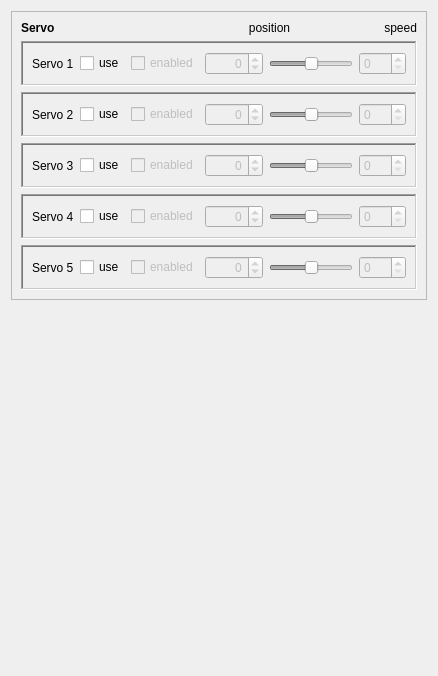
       <widget class="QWidget" name="tab_servo">
        <attribute name="title">
         <string>Servo</string>
        </attribute>
        <layout class="QGridLayout" name="gridLayout_20">
         <item row="0" column="0">
          <widget class="QFrame" name="frame_13">
           <property name="frameShape">
            <enum>QFrame::StyledPanel</enum>
           </property>
           <property name="frameShadow">
            <enum>QFrame::Raised</enum>
           </property>
           <layout class="QGridLayout" name="gridLayout_19">
            <item row="0" column="0">
             <widget class="QLabel" name="label_38">
              <property name="font">
               <font>
                <weight>75</weight>
                <bold>true</bold>
               </font>
              </property>
              <property name="text">
               <string>Servo</string>
              </property>
             </widget>
            </item>
            <item row="1" column="0" colspan="4">
             <widget class="QFrame" name="frame_15">
              <property name="frameShape">
               <enum>QFrame::WinPanel</enum>
              </property>
              <property name="frameShadow">
               <enum>QFrame::Sunken</enum>
              </property>
              <layout class="QGridLayout" name="gridLayout_21">
               <item row="0" column="0">
                <widget class="QLabel" name="label_servo_1">
                 <property name="text">
                  <string>Servo 1</string>
                 </property>
                </widget>
               </item>
               <item row="0" column="1">
                <widget class="QCheckBox" name="checkBox_servo1_use">
                 <property name="toolTip">
                  <string>Manuel control from this GUI</string>
                 </property>
                 <property name="text">
                  <string>use</string>
                 </property>
                </widget>
               </item>
               <item row="0" column="2">
                <widget class="QCheckBox" name="checkBox_servo1">
                 <property name="enabled">
                  <bool>false</bool>
                 </property>
                 <property name="toolTip">
                  <string>&lt;html&gt;&lt;head/&gt;&lt;body&gt;&lt;p&gt;Check to start servo control&lt;/p&gt;&lt;/body&gt;&lt;/html&gt;</string>
                 </property>
                 <property name="text">
                  <string>enabled</string>
                 </property>
                </widget>
               </item>
               <item row="0" column="3">
                <widget class="QSpinBox" name="servo_value_1">
                 <property name="enabled">
                  <bool>false</bool>
                 </property>
                 <property name="sizePolicy">
                  <sizepolicy hsizetype="Expanding" vsizetype="Fixed">
                   <horstretch>0</horstretch>
                   <verstretch>0</verstretch>
                  </sizepolicy>
                 </property>
                 <property name="maximumSize">
                  <size>
                   <width>70</width>
                   <height>16777215</height>
                  </size>
                 </property>
                 <property name="toolTip">
                  <string>&lt;html&gt;&lt;head/&gt;&lt;body&gt;&lt;p&gt;Servo value in a -500 to 500 scale for 1 - 2 ms. &lt;/p&gt;&lt;p&gt;Allowed values are -1000 to + 1000.&lt;/p&gt;&lt;/body&gt;&lt;/html&gt;</string>
                 </property>
                 <property name="alignment">
                  <set>Qt::AlignRight|Qt::AlignTrailing|Qt::AlignVCenter</set>
                 </property>
                 <property name="minimum">
                  <number>-1000</number>
                 </property>
                 <property name="maximum">
                  <number>1000</number>
                 </property>
                 <property name="singleStep">
                  <number>25</number>
                 </property>
                </widget>
               </item>
               <item row="0" column="4">
                <widget class="QSlider" name="horizontalSlider_servo1">
                 <property name="enabled">
                  <bool>false</bool>
                 </property>
                 <property name="minimum">
                  <number>-1000</number>
                 </property>
                 <property name="maximum">
                  <number>1000</number>
                 </property>
                 <property name="singleStep">
                  <number>25</number>
                 </property>
                 <property name="pageStep">
                  <number>100</number>
                 </property>
                 <property name="orientation">
                  <enum>Qt::Horizontal</enum>
                 </property>
                </widget>
               </item>
               <item row="0" column="5">
                <widget class="QSpinBox" name="servo1_vel">
                 <property name="enabled">
                  <bool>false</bool>
                 </property>
                 <property name="toolTip">
                  <string>&lt;html&gt;&lt;head/&gt;&lt;body&gt;&lt;p&gt;Servo velocity&lt;br/&gt;Range is -1000 to + 1000, approx 0.7ms to 2.2 ms PWM.&lt;br/&gt;0 is full speed&lt;br/&gt;1 is 1 us PWM change in one second (extreemly slow)&lt;br/&gt;50 is 50 us change in 1 second (slow)&lt;br/&gt;300 is 300 us change in 1 second (moderate) - 6 seconds side to side&lt;br/&gt;999 is max controlled speed ~ 2 seconds side to side&lt;/p&gt;&lt;/body&gt;&lt;/html&gt;</string>
                 </property>
                 <property name="maximum">
                  <number>999</number>
                 </property>
                 <property name="singleStep">
                  <number>25</number>
                 </property>
                </widget>
               </item>
              </layout>
             </widget>
            </item>
            <item row="2" column="0" colspan="4">
             <widget class="QFrame" name="frame_17">
              <property name="frameShape">
               <enum>QFrame::WinPanel</enum>
              </property>
              <property name="frameShadow">
               <enum>QFrame::Sunken</enum>
              </property>
              <layout class="QHBoxLayout" name="horizontalLayout_6">
               <item>
                <widget class="QLabel" name="label_servo_2">
                 <property name="text">
                  <string>Servo 2</string>
                 </property>
                </widget>
               </item>
               <item>
                <widget class="QCheckBox" name="checkBox_servo2_use">
                 <property name="toolTip">
                  <string>Manuel control from this GUI</string>
                 </property>
                 <property name="text">
                  <string>use</string>
                 </property>
                </widget>
               </item>
               <item>
                <widget class="QCheckBox" name="checkBox_servo2">
                 <property name="enabled">
                  <bool>false</bool>
                 </property>
                 <property name="toolTip">
                  <string>Check to start servo control</string>
                 </property>
                 <property name="text">
                  <string>enabled</string>
                 </property>
                </widget>
               </item>
               <item>
                <widget class="QSpinBox" name="servo_value_2">
                 <property name="enabled">
                  <bool>false</bool>
                 </property>
                 <property name="sizePolicy">
                  <sizepolicy hsizetype="Expanding" vsizetype="Fixed">
                   <horstretch>0</horstretch>
                   <verstretch>0</verstretch>
                  </sizepolicy>
                 </property>
                 <property name="maximumSize">
                  <size>
                   <width>70</width>
                   <height>16777215</height>
                  </size>
                 </property>
                 <property name="toolTip">
                  <string>Servo position -1000 to 1000</string>
                 </property>
                 <property name="alignment">
                  <set>Qt::AlignRight|Qt::AlignTrailing|Qt::AlignVCenter</set>
                 </property>
                 <property name="minimum">
                  <number>-1000</number>
                 </property>
                 <property name="maximum">
                  <number>1000</number>
                 </property>
                 <property name="singleStep">
                  <number>25</number>
                 </property>
                 <property name="value">
                  <number>0</number>
                 </property>
                </widget>
               </item>
               <item>
                <widget class="QSlider" name="horizontalSlider_servo2">
                 <property name="enabled">
                  <bool>false</bool>
                 </property>
                 <property name="minimum">
                  <number>-1000</number>
                 </property>
                 <property name="maximum">
                  <number>1000</number>
                 </property>
                 <property name="singleStep">
                  <number>25</number>
                 </property>
                 <property name="pageStep">
                  <number>100</number>
                 </property>
                 <property name="orientation">
                  <enum>Qt::Horizontal</enum>
                 </property>
                </widget>
               </item>
               <item>
                <widget class="QSpinBox" name="servo2_vel">
                 <property name="enabled">
                  <bool>false</bool>
                 </property>
                 <property name="toolTip">
                  <string>&lt;html&gt;&lt;head/&gt;&lt;body&gt;&lt;p&gt;Servo velocity&lt;br/&gt;Range is -1000 to + 1000, approx 0.7ms to 2.2 ms PWM.&lt;br/&gt;0 is full speed&lt;br/&gt;1 is 1 us PWM change in one second (extreemly slow)&lt;br/&gt;50 is 50 us change in 1 second (slow)&lt;br/&gt;300 is 300 us change in 1 second (moderate) - 6 seconds side to side&lt;br/&gt;999 is max controlled speed ~ 2 seconds side to side&lt;/p&gt;&lt;/body&gt;&lt;/html&gt;</string>
                 </property>
                 <property name="maximum">
                  <number>999</number>
                 </property>
                 <property name="singleStep">
                  <number>25</number>
                 </property>
                </widget>
               </item>
              </layout>
             </widget>
            </item>
            <item row="3" column="0" colspan="4">
             <widget class="QFrame" name="frame_18">
              <property name="frameShape">
               <enum>QFrame::WinPanel</enum>
              </property>
              <property name="frameShadow">
               <enum>QFrame::Sunken</enum>
              </property>
              <layout class="QHBoxLayout" name="horizontalLayout_7">
               <item>
                <widget class="QLabel" name="label_servo_3">
                 <property name="text">
                  <string>Servo 3</string>
                 </property>
                </widget>
               </item>
               <item>
                <widget class="QCheckBox" name="checkBox_servo3_use">
                 <property name="toolTip">
                  <string>Manuel control from this GUI</string>
                 </property>
                 <property name="text">
                  <string>use</string>
                 </property>
                </widget>
               </item>
               <item>
                <widget class="QCheckBox" name="checkBox_servo3">
                 <property name="enabled">
                  <bool>false</bool>
                 </property>
                 <property name="toolTip">
                  <string>Check to start servo control</string>
                 </property>
                 <property name="text">
                  <string>enabled</string>
                 </property>
                </widget>
               </item>
               <item>
                <widget class="QSpinBox" name="servo_value_3">
                 <property name="enabled">
                  <bool>false</bool>
                 </property>
                 <property name="sizePolicy">
                  <sizepolicy hsizetype="Expanding" vsizetype="Fixed">
                   <horstretch>0</horstretch>
                   <verstretch>0</verstretch>
                  </sizepolicy>
                 </property>
                 <property name="maximumSize">
                  <size>
                   <width>70</width>
                   <height>16777215</height>
                  </size>
                 </property>
                 <property name="toolTip">
                  <string>Servo position -1000 to 1000</string>
                 </property>
                 <property name="alignment">
                  <set>Qt::AlignRight|Qt::AlignTrailing|Qt::AlignVCenter</set>
                 </property>
                 <property name="minimum">
                  <number>-1000</number>
                 </property>
                 <property name="maximum">
                  <number>1000</number>
                 </property>
                 <property name="singleStep">
                  <number>25</number>
                 </property>
                </widget>
               </item>
               <item>
                <widget class="QSlider" name="horizontalSlider_servo3">
                 <property name="enabled">
                  <bool>false</bool>
                 </property>
                 <property name="toolTip">
                  <string>Servo position -1000 to 1000</string>
                 </property>
                 <property name="minimum">
                  <number>-1000</number>
                 </property>
                 <property name="maximum">
                  <number>1000</number>
                 </property>
                 <property name="singleStep">
                  <number>25</number>
                 </property>
                 <property name="pageStep">
                  <number>100</number>
                 </property>
                 <property name="orientation">
                  <enum>Qt::Horizontal</enum>
                 </property>
                </widget>
               </item>
               <item>
                <widget class="QSpinBox" name="servo3_vel">
                 <property name="enabled">
                  <bool>false</bool>
                 </property>
                 <property name="toolTip">
                  <string>&lt;html&gt;&lt;head/&gt;&lt;body&gt;&lt;p&gt;Servo velocity&lt;br/&gt;Range is -1000 to + 1000, approx 0.7ms to 2.2 ms PWM.&lt;br/&gt;0 is full speed&lt;br/&gt;1 is 1 us PWM change in one second (extreemly slow)&lt;br/&gt;50 is 50 us change in 1 second (slow)&lt;br/&gt;300 is 300 us change in 1 second (moderate) - 6 seconds side to side&lt;br/&gt;999 is max controlled speed ~ 2 seconds side to side&lt;/p&gt;&lt;/body&gt;&lt;/html&gt;</string>
                 </property>
                 <property name="maximum">
                  <number>999</number>
                 </property>
                 <property name="singleStep">
                  <number>25</number>
                 </property>
                </widget>
               </item>
              </layout>
             </widget>
            </item>
            <item row="4" column="0" colspan="4">
             <widget class="QFrame" name="frame_19">
              <property name="toolTip">
               <string>NB! this control an analog value - not a servo</string>
              </property>
              <property name="frameShape">
               <enum>QFrame::WinPanel</enum>
              </property>
              <property name="frameShadow">
               <enum>QFrame::Sunken</enum>
              </property>
              <layout class="QHBoxLayout" name="horizontalLayout_8">
               <item>
                <widget class="QLabel" name="label_servo_4">
                 <property name="text">
                  <string>Servo 4</string>
                 </property>
                </widget>
               </item>
               <item>
                <widget class="QCheckBox" name="checkBox_servo4_use">
                 <property name="toolTip">
                  <string>Manuel control from this GUI</string>
                 </property>
                 <property name="text">
                  <string>use</string>
                 </property>
                </widget>
               </item>
               <item>
                <widget class="QCheckBox" name="checkBox_servo4">
                 <property name="enabled">
                  <bool>false</bool>
                 </property>
                 <property name="toolTip">
                  <string>Check to start servo control</string>
                 </property>
                 <property name="text">
                  <string>enabled</string>
                 </property>
                </widget>
               </item>
               <item>
                <widget class="QSpinBox" name="servo_value_4">
                 <property name="enabled">
                  <bool>false</bool>
                 </property>
                 <property name="sizePolicy">
                  <sizepolicy hsizetype="Expanding" vsizetype="Fixed">
                   <horstretch>0</horstretch>
                   <verstretch>0</verstretch>
                  </sizepolicy>
                 </property>
                 <property name="maximumSize">
                  <size>
                   <width>70</width>
                   <height>16777215</height>
                  </size>
                 </property>
                 <property name="toolTip">
                  <string>Servo position -1000 to 1000</string>
                 </property>
                 <property name="alignment">
                  <set>Qt::AlignRight|Qt::AlignTrailing|Qt::AlignVCenter</set>
                 </property>
                 <property name="minimum">
                  <number>-1000</number>
                 </property>
                 <property name="maximum">
                  <number>1000</number>
                 </property>
                 <property name="singleStep">
                  <number>25</number>
                 </property>
                </widget>
               </item>
               <item>
                <widget class="QSlider" name="horizontalSlider_servo4">
                 <property name="enabled">
                  <bool>false</bool>
                 </property>
                 <property name="toolTip">
                  <string>Servo position -1000 to 1000</string>
                 </property>
                 <property name="minimum">
                  <number>-1000</number>
                 </property>
                 <property name="maximum">
                  <number>1000</number>
                 </property>
                 <property name="singleStep">
                  <number>25</number>
                 </property>
                 <property name="pageStep">
                  <number>100</number>
                 </property>
                 <property name="orientation">
                  <enum>Qt::Horizontal</enum>
                 </property>
                </widget>
               </item>
               <item>
                <widget class="QSpinBox" name="servo4_vel">
                 <property name="enabled">
                  <bool>false</bool>
                 </property>
                 <property name="toolTip">
                  <string>&lt;html&gt;&lt;head/&gt;&lt;body&gt;&lt;p&gt;Servo velocity&lt;br/&gt;Range is -1000 to + 1000, approx 0.7ms to 2.2 ms PWM.&lt;br/&gt;0 is full speed&lt;br/&gt;1 is 1 us PWM change in one second (extreemly slow)&lt;br/&gt;50 is 50 us change in 1 second (slow)&lt;br/&gt;300 is 300 us change in 1 second (moderate) - 6 seconds side to side&lt;br/&gt;999 is max controlled speed ~ 2 seconds side to side&lt;/p&gt;&lt;/body&gt;&lt;/html&gt;</string>
                 </property>
                 <property name="maximum">
                  <number>999</number>
                 </property>
                 <property name="singleStep">
                  <number>25</number>
                 </property>
                </widget>
               </item>
              </layout>
             </widget>
            </item>
            <item row="5" column="0" colspan="4">
             <widget class="QFrame" name="frame_20">
              <property name="toolTip">
               <string>NB! this control a digital pin - not a servo</string>
              </property>
              <property name="frameShape">
               <enum>QFrame::WinPanel</enum>
              </property>
              <property name="frameShadow">
               <enum>QFrame::Sunken</enum>
              </property>
              <layout class="QHBoxLayout" name="horizontalLayout_9">
               <item>
                <widget class="QLabel" name="label_servo_5">
                 <property name="text">
                  <string>Servo 5</string>
                 </property>
                </widget>
               </item>
               <item>
                <widget class="QCheckBox" name="checkBox_servo5_use">
                 <property name="toolTip">
                  <string>Manuel control from this GUI</string>
                 </property>
                 <property name="text">
                  <string>use</string>
                 </property>
                </widget>
               </item>
               <item>
                <widget class="QCheckBox" name="checkBox_servo5">
                 <property name="enabled">
                  <bool>false</bool>
                 </property>
                 <property name="toolTip">
                  <string>Check to start servo control</string>
                 </property>
                 <property name="text">
                  <string>enabled</string>
                 </property>
                </widget>
               </item>
               <item>
                <widget class="QSpinBox" name="servo_value_5">
                 <property name="enabled">
                  <bool>false</bool>
                 </property>
                 <property name="sizePolicy">
                  <sizepolicy hsizetype="Expanding" vsizetype="Fixed">
                   <horstretch>0</horstretch>
                   <verstretch>0</verstretch>
                  </sizepolicy>
                 </property>
                 <property name="maximumSize">
                  <size>
                   <width>70</width>
                   <height>16777215</height>
                  </size>
                 </property>
                 <property name="toolTip">
                  <string>Servo position -1000 to 1000</string>
                 </property>
                 <property name="alignment">
                  <set>Qt::AlignRight|Qt::AlignTrailing|Qt::AlignVCenter</set>
                 </property>
                 <property name="minimum">
                  <number>-1000</number>
                 </property>
                 <property name="maximum">
                  <number>1000</number>
                 </property>
                 <property name="singleStep">
                  <number>25</number>
                 </property>
                </widget>
               </item>
               <item>
                <widget class="QSlider" name="horizontalSlider_servo5">
                 <property name="enabled">
                  <bool>false</bool>
                 </property>
                 <property name="toolTip">
                  <string>Servo position -1000 to 1000</string>
                 </property>
                 <property name="minimum">
                  <number>-1000</number>
                 </property>
                 <property name="maximum">
                  <number>1000</number>
                 </property>
                 <property name="singleStep">
                  <number>25</number>
                 </property>
                 <property name="pageStep">
                  <number>100</number>
                 </property>
                 <property name="value">
                  <number>0</number>
                 </property>
                 <property name="orientation">
                  <enum>Qt::Horizontal</enum>
                 </property>
                </widget>
               </item>
               <item>
                <widget class="QSpinBox" name="servo5_vel">
                 <property name="enabled">
                  <bool>false</bool>
                 </property>
                 <property name="toolTip">
                  <string>&lt;html&gt;&lt;head/&gt;&lt;body&gt;&lt;p&gt;Servo velocity&lt;br/&gt;Range is -1000 to + 1000, approx 0.7ms to 2.2 ms PWM.&lt;br/&gt;0 is full speed&lt;br/&gt;1 is 1 us PWM change in one second (extreemly slow)&lt;br/&gt;50 is 50 us change in 1 second (slow)&lt;br/&gt;300 is 300 us change in 1 second (moderate) - 6 seconds side to side&lt;br/&gt;999 is max controlled speed ~ 2 seconds side to side&lt;/p&gt;&lt;/body&gt;&lt;/html&gt;</string>
                 </property>
                 <property name="maximum">
                  <number>999</number>
                 </property>
                 <property name="singleStep">
                  <number>25</number>
                 </property>
                </widget>
               </item>
              </layout>
             </widget>
            </item>
            <item row="0" column="2">
             <widget class="QLabel" name="label_54">
              <property name="text">
               <string>position</string>
              </property>
              <property name="alignment">
               <set>Qt::AlignCenter</set>
              </property>
             </widget>
            </item>
            <item row="0" column="3">
             <widget class="QLabel" name="label_56">
              <property name="toolTip">
               <string>0=full speed.</string>
              </property>
              <property name="text">
               <string>speed</string>
              </property>
              <property name="alignment">
               <set>Qt::AlignRight|Qt::AlignTrailing|Qt::AlignVCenter</set>
              </property>
             </widget>
            </item>
           </layout>
          </widget>
         </item>
         <item row="1" column="0">
          <spacer name="verticalSpacer_6">
           <property name="orientation">
            <enum>Qt::Vertical</enum>
           </property>
           <property name="sizeHint" stdset="0">
            <size>
             <width>20</width>
             <height>365</height>
            </size>
           </property>
          </spacer>
         </item>
        </layout>
       </widget>
